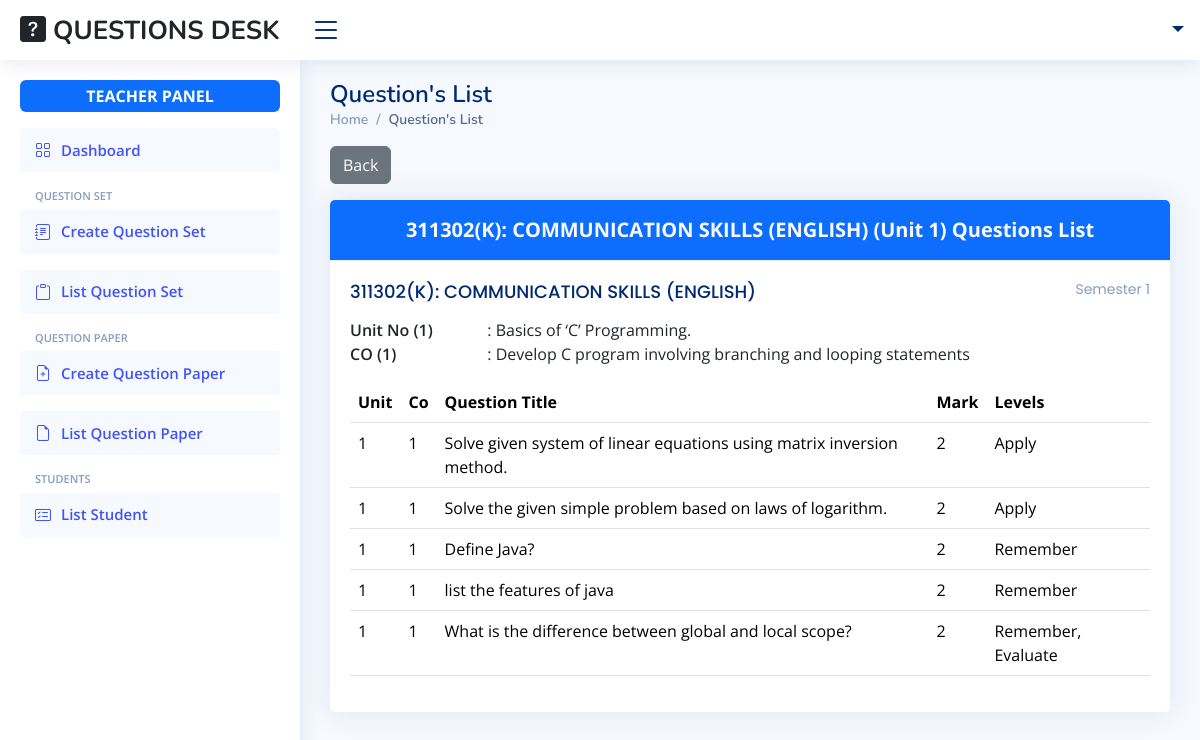
Page /teacher/list/questions/4/ on the committed database.
### Questions/models.py (models this page shows, shortened)
class QuestionSet(models.Model):
    id = models.BigAutoField(primary_key=True)
    subject = models.ForeignKey(Subject, related_name='question_sets', on_delete=models.CASCADE)
    unit = models.IntegerField(null=False, blank=False, default=0)
    unit_title = models.CharField(max_length=255, null=False, blank=False)
    co = models.IntegerField(null=False, blank=False, default=0)
    co_title = models.CharField(max_length=255, null=False, blank=False)
    questions = models.ManyToManyField(Question, related_name='question_sets', blank=True)
    created_date = models.DateField(auto_now_add=True)
    def __str__(self):
        return f'{self.subject} (Unit {self.unit})'
    class Meta:
        db_table = 'Question Sets'

class Question(models.Model):
    id = models.BigAutoField(primary_key=True)
    question_title = models.CharField(max_length=255, null=False, blank=False)
    question_mark = models.IntegerField(null=False, blank=False, default=0)
    question_levels = models.CharField(max_length=255, null=False, blank=False)
    class Meta:
        db_table = 'Questions'

### Users/models.py (models this page shows)
class Subject(models.Model):
    id = models.BigAutoField(primary_key=True)
    subject_code = models.CharField(max_length=100, unique=True, null=False, blank=False)
    subject_name = models.CharField(max_length=255, null=False, blank=False)
    semester = models.CharField(max_length=100, null=False, blank=False)
    department =models.CharField(max_length=100, null=False, blank=False)
    scheme = models.CharField(max_length=10, null=False, blank=False)
    def __str__(self):
        return f'{self.subject_code}({self.scheme}): {self.subject_name}'
    class Meta:
        db_table = 'Subjects'

### Questions/views.py (the view)
# urls.py: path('list/questions/<int:question_set_id>/', list_questions_view, name='list-questions-view'),
def list_questions_view(request, question_set_id):
    question_set = QuestionSet.objects.get(id=question_set_id)
    questions = question_set.questions.all().order_by('question_mark', 'question_levels')
    return render(request, 'question_sets/questions/list_questions.html', context={'question_set':question_set,'questions':questions})

### Questions/templates/question_sets/questions/list_questions.html (shortened to what this page needs)
{% extends "members/teacher/base_site.html" %}
{% block main %}
    <main id="main" class="main">
        <div class="pagetitle">
            <h1>Question's List</h1>
            <nav>
                <ol class="breadcrumb">
                    <li class="breadcrumb-item"><a href="{% url "teacher-index-view" %}">Home</a></li>
                    <li class="breadcrumb-item active">Question's List</li>
                </ol>
            </nav>
        </div>
        <a href="{% url "update-questions-view" question_set.subject.id question_set.unit %}" class="btn btn-secondary mb-3">
            Back
        </a>
        <section class="section">
            <div class="row">
                <div class="col-lg-12">
                    <div class="card">
                        <div class="card-header text-center bg-primary text-light fw-bold fs-5">
                            {{question_set}} Questions List
                        </div>
                        <div class="card-body">
                            <h5 class="card-title pb-2 d-flex justify-content-between">
                                {{question_set.subject}}
                                <span>{{question_set.subject.semester}}</span>
                            </h5>
                            <div class="mb-3">
                                <div class="row justify-content-between">
                                    <div class="col">
                                        <span class="fw-semibold">Unit No ({{question_set.unit}})</span>
                                    </div>
                                    <div class="col-10">
                                        <p class="card-text">: {{question_set.unit_title}}</p>
                                    </div>
                                </div>
                                <div class="row justify-content-between">
                                    <div class="col">
                                        <span class="fw-semibold">CO ({{question_set.co}})</span>
                                    </div>
                                    <div class="col-10">
                                        <p class="card-text">: {{question_set.co_title}}</p>
                                    </div>
                                </div>
                            </div>
                            <table class="table datatable">
                                <thead>
                                    <tr>
                                        <th>Unit</th>
                                        <th>Co</th>
                                        <th>Question Title</th>
                                        <th>Mark</th>
                                        <th>Levels</th>
                                    </tr>
                                </thead>
                                <tbody>
                                    {% for question in questions %}
                                    <tr>
                                        <td>{{question_set.unit}}</td>
                                        <td>{{question_set.co}}</td>
                                        <td>{{question.question_title}}</td>
                                        <td>{{question.question_mark}}</td>
                                        <td>{{question.question_levels}}</td>
                                    </tr>
                                    {% endfor %}
                                </tbody>
                            </table>
                        </div>
                    </div>
                </div>
            </div>
        </section>
    </main>
{% endblock main %}

### Users/static/assets/css/style.css (style rules this page uses)
:root { scroll-behavior: smooth; }
body { font-family: "Open Sans", sans-serif; background: #f6f9ff; color: #444444; }
a { color: #4154f1; text-decoration: none; }
h1, h2, h3, h4, h5, h6 { font-family: "Nunito", sans-serif; }
#main { margin-top: 60px; padding: 20px 30px; transition: all 0.3s; }
.pagetitle { margin-bottom: 10px; }
.pagetitle h1 { font-size: 24px; margin-bottom: 0; font-weight: 600; color: #012970; }
.card { margin-bottom: 30px; border: none; border-radius: 5px; box-shadow: 0px 0 30px rgba(1, 41, 112, 0.1); }
.card-header, .card-footer { border-color: #ebeef4; background-color: #fff; color: #798eb3; padding: 15px; }
.card-title { padding: 20px 0 15px 0; font-size: 18px; font-weight: 500; color: #012970; font-family: "Poppins", sans-serif; }
.card-title span { color: #899bbd; font-size: 14px; font-weight: 400; }
.card-body { padding: 0 20px 20px 20px; }
.breadcrumb { font-size: 14px; font-family: "Nunito", sans-serif; color: #899bbd; font-weight: 600; }
.breadcrumb a { color: #899bbd; transition: 0.3s; }
.breadcrumb .breadcrumb-item::before { color: #899bbd; }
.breadcrumb .active { color: #51678f; font-weight: 600; }
@media (min-width: 1200px) { #main, #footer { margin-left: 300px; } }

### rows in the picture
QuestionSet: subject+unit "311302(K): COMMUNICATION SKILLS (ENGLISH) (Unit 1)", subject "311302(K): COMMUNICATION SKILLS (ENGLISH)", subject.semester "Semester 1", unit "1", unit_title "Basics of ‘C’ Programming.", co "1", co_title "Develop C program involving branching and looping statements"
Question: question_title "Solve given system of linear equations using matrix inversion method.", question_mark "2", question_levels "Apply"
Question: question_title "Solve the given simple problem based on laws of logarithm.", question_mark "2", question_levels "Apply"
Question: question_title "Define Java?", question_mark "2", question_levels "Remember"
Question: question_title "list the features of java", question_mark "2", question_levels "Remember"
Question: question_title "What is the difference between global and local scope?", question_mark "2", question_levels "Remember, Evaluate"
